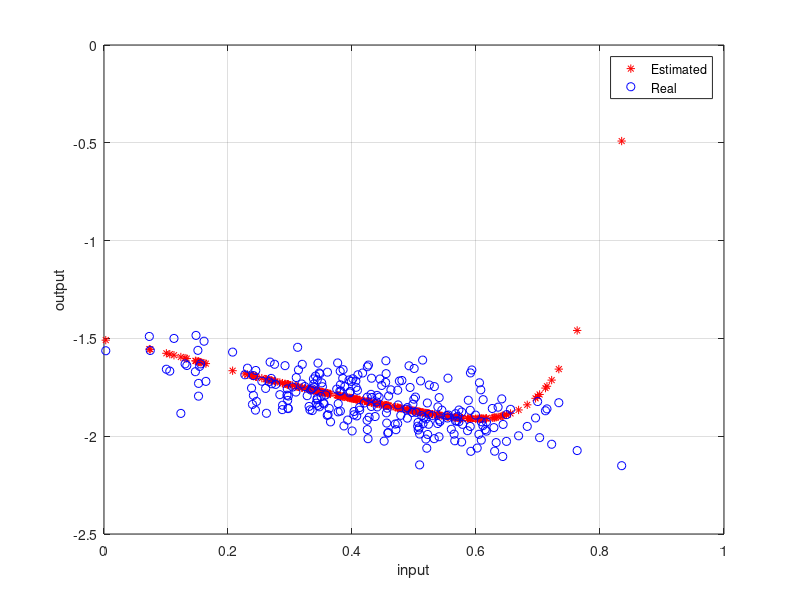
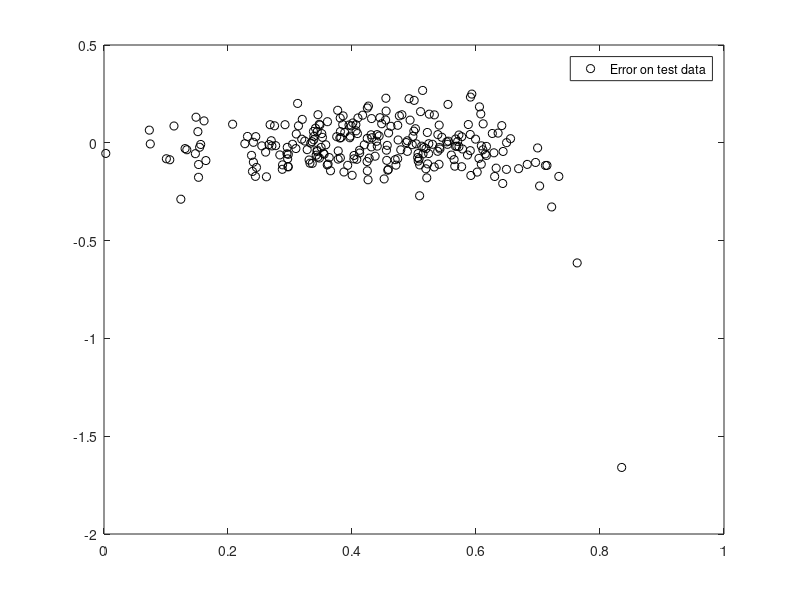

MATLAB code to generate these figures, in order: (Note: this script raises an error after producing the figures.)
clc
clear all
close all
%% noise choosing
nn=4;
if nn==1
    noise='without noise'
    elseif nn==2
        noise='Low noise'
    elseif nn==3
        noise='Medium noise'
    elseif nn==4
        noise='High noise'
end
%% load data
load ('data')
u=data(:,5);
u_test=u;
u_train=0.8*u;

noise_Low=normrnd(0,0.001,1000,1);
noise_Medium=normrnd(0,0.01,1000,1);
noise_High=normrnd(0,0.1,1000,1);

%%
y_without_noise_train= -1.5 - 0.8*u_train + 0.1*u_train.^3 - 0.65*u_train.^5+ 2.25*u_train.^6 - 1.7*u_train.^8 ;

ytrain_High=y_without_noise_train+noise_High; %noise2 ba variance 0.1
ytrain_Medium=y_without_noise_train+noise_Medium;%noise3 ba variance 0.01
ytrain_Low=y_without_noise_train+noise_Low;%noise4 ba variance 0.001
y_train=[y_without_noise_train ytrain_Low ytrain_Medium ytrain_High];

y_without_noise_test= -1.5 - 0.8*u_test + 0.1*u_test.^3 - 0.65*u_test.^5+ 2.25*u_test.^6 - 1.7*u_test.^8 ;

ytest_High=y_without_noise_test+noise_High;
ytest_Medium=y_without_noise_test+noise_Medium;
ytest_Low=y_without_noise_test+noise_Low;

y_test=[y_without_noise_test ytest_Low ytest_Medium ytest_High];

X_test=[u_test.^0 u_test.^1 u_test.^2 u_test.^3 u_test.^4 u_test.^5 u_test.^6 u_test.^7 u_test.^8 u_test.^9];
X_train=[u_train.^0 u_train.^1 u_train.^2 u_train.^3 u_train.^4 u_train.^5 u_train.^6 u_train.^7 u_train.^8 u_train.^9];
%%
%% Regularization
Lambda=0.000001;
%% LS
ytrain=y_train(:,nn);
ytest=y_test(:,nn);
for k=0:1:9
x_train=X_train(100*k+1:100*k+75,1:10);
y_train1=ytrain(100*k+1:100*k+75);
teta(k+1,1:10)=(inv((x_train)'*(x_train)+Lambda*eye(10)))*(x_train)'*(y_train1);
end
tetahat=(mean(teta))';

for i=0:9
    u_test1(25*i+1:25*(i+1),1)=u_test(100*i+76:100*(i+1));
    ytest1(25*i+1:25*(i+1),1)=ytest(100*i+76:100*(i+1));
    x_test(25*i+1:25*(i+1),1:10)= X_test(100*i+76:100*(i+1),1:10);
end
yhat=x_test*tetahat;
e=ytest1-yhat;
%% figure
figure();
plot(u_test1,yhat,'r*');
hold on
plot(u_test1,ytest1,'bo');

legend('Estimated','Real');
% title()
grid on;
xlabel('input');
ylabel('output');
saveas(gcf,'Estimated_AND_Real.png')

figure();
plot(u_test1,e,'ko');
legend('Error on test data');
title(sprintf('e %1$s ',noise))

%% error bar
display(mse(e),'Mean squared normalized error ')

sigma2=((e'*e)/(250-10));                     %%N-n
cov_tetahat=(sigma2)*(inv(x_test'*x_test));
covyhat=x_test*cov_tetahat*x_test';
error_band_pos=yhat+sqrt(diag(covyhat));
error_band_neg=yhat-sqrt(diag(covyhat));

figure();
plot(u_test1,error_band_pos,'ko',u_test1,error_band_neg,'ko',u_test1,yhat,'g*');
legend();
grid on;
xlabel('input');
title(sprintf('Error Bar= %1$s',noise))
saveas(gcf,'Error Bar.png')

tetareal=[-1.5 -0.8 0 0.1 0 -0.65 2.25 0 -1.7 0]';

figure()
for i=1:10
    subplot(2,5,i)
    plot(tetahat(i,:)*ones(1,100),'linewidth',2);
    hold on
    plot(tetareal(i)*ones(1,100),'linewidth',2);
    a=strcat('teta hat',num2str(i));
    legend('estimated','real')
    ylabel(a)
    grid on
end
% Set the desired figure size
figure_width = 8;  % Width in inches
figure_height = 6; % Height in inches

% Set the figure's 'PaperPosition' property
set(gcf, 'PaperUnits', 'inches');
set(gcf, 'PaperSize', [figure_width figure_height]);
set(gcf, 'PaperPosition', [0 0 figure_width figure_height]);
saveas(gcf,'Theta_hat_and_tetareal.png')